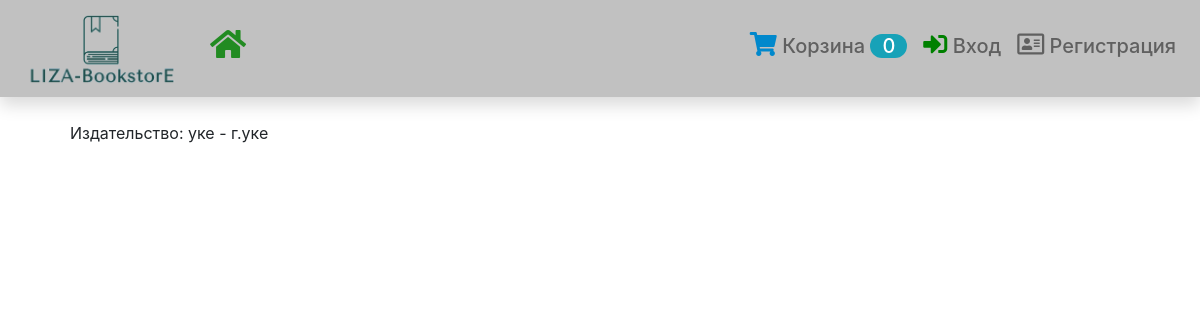
Before: /directory/publishing/1 with the older database file.
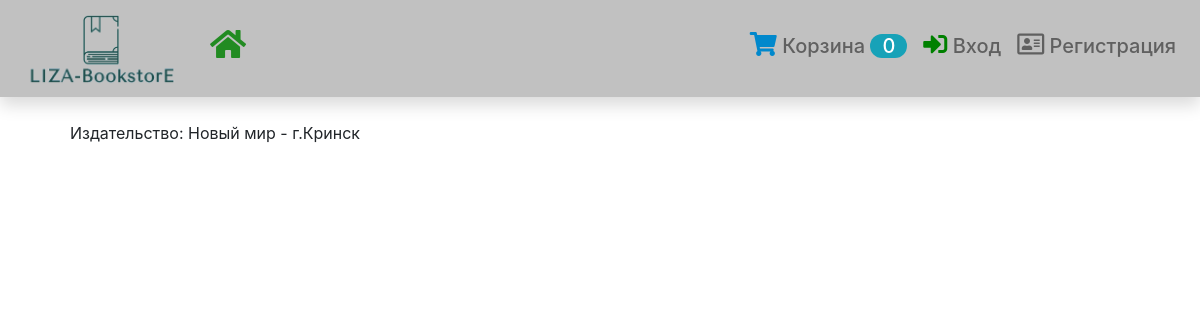
After: the same page with the newer database file.
### directory/models.py (models this page shows, shortened)
class Publishing(models.Model):
    name = models.CharField('Издательство', max_length=120)
    description = models.CharField('Город', max_length=40)
    class Meta:
        verbose_name = 'Издательство'
        verbose_name_plural = 'Издательства'

### directory/views.py (the view)
# urls.py: path('publishing/<int:pk>', PublishingDetail.as_view(), name='publishing-detail'),
class PublishingDetail(CountInCart, DetailView):
    model = Publishing

### cart/views.py (called while the page is built)
    def get_context_data(self, **kwargs):
        context = super().get_context_data(**kwargs)
        cart_id = self.request.session.get('cart_id', '0')
        if cart_id != '0':
            context['cart_count'] = Cart.objects.get(pk=cart_id).book_in_cart_count
        else:
            context['cart_count'] = cart_id
        return context

### directory/templates/directory/publishing_detail.html (shortened to what this page needs)
{% extends 'base.html' %}
{% block content %}
Издательство: {{ object.name }} - г.{{ object.description }}
{% endblock %}

Changed rows visible on the page:
changed Publishing: name "уке" → "Новый мир"; description "уке" → "Кринск"
